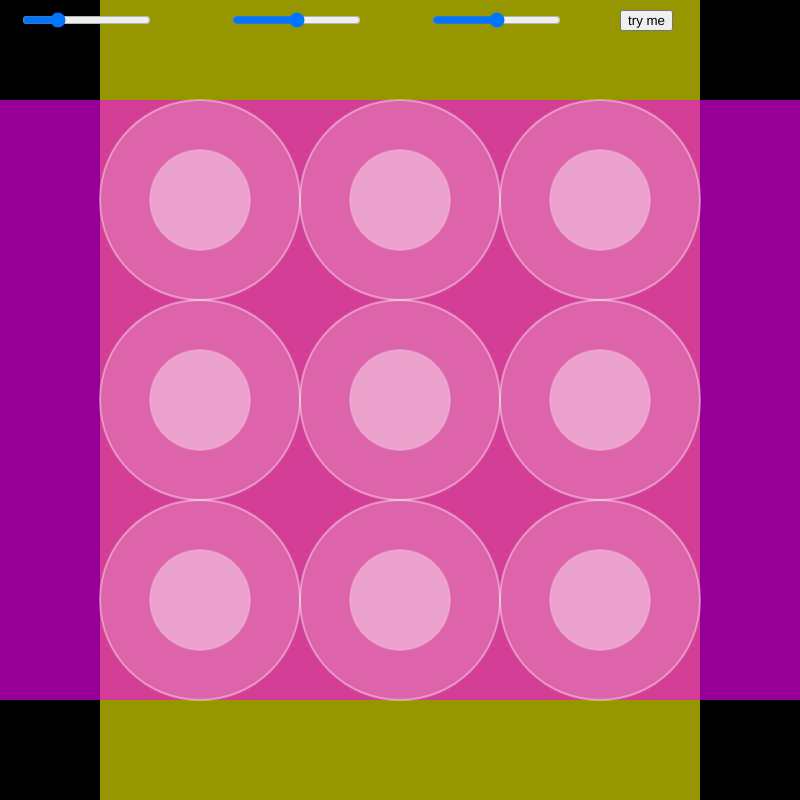
Frame 1 (no input)
Frame 60 (no input): identical to frame 1, image omitted
Frame 120 (the mouse pressed at the canvas centre since frame 60): identical to frame 1, image omitted

The p5.js sketch that drew this single still picture (run headless with seeded random() and noise() and a simulated clock; from frame 60 on, the mouse is pressed at the canvas centre):

// p5.js sketch
// ── sketch.js


let durchmesser;
let verticalstroke;
let horizontalstroke;
let winkel;
let kreis;
let imputsliderkreis;
let sliderkreismin = 0;
let outputrundmin = 0;
let sliderkreismax = 200;
let mitteX = 0;
let mitteY = 0;
let button;
let rund;




function setup() {
  createCanvas(800, 800);

  durchmesser = createSlider(0, 400, 100)
  durchmesser.position(20, 10);

  verticalstroke = createSlider(0, 400, 200)
  verticalstroke.position(230, 10);


  kreis = createSlider(0, 200, 100);
  kreis.position(430, 10);

  button = createButton('try me');
  button.position(620, 10);

  button.mousePressed(verschieben)

}


function draw() {
  background(0);


  let outputrundmax = durchmesser.value();
  inputkreis = kreis.value();
  rund = map(inputkreis, sliderkreismin, sliderkreismax, outputrundmin, outputrundmax);


  let d = durchmesser.value();
  let Vstroke = verticalstroke.value();
  let Hstroke = 400 - verticalstroke.value();



  stroke(255, 255, 0, 150);
  strokeWeight(Vstroke + mitteY)
  line(200, 0, 200, 800);
  line(400, 0, 400, 800);
  line(600, 0, 600, 800);

  stroke(255, 0, 255, 150);
  strokeWeight(Hstroke + mitteX)
  line(0, 200, 800, 200);
  line(0, 400, 800, 400);
  line(0, 600, 800, 600);




  fill(255, 50)
  strokeWeight(2)
  stroke(255, 100)
  rectMode(CENTER)

  rect(400 + mitteX, 400 + mitteY, d * 2, d * 2, rund * 2);

  rect(200 + mitteX, 200, d * 2, d * 2, rund * 2);
  rect(200, 400, d * 2, d * 2, d * 2 - rund * 2);
  rect(200, 600 + mitteY, d * 2, d * 2, rund * 2);
  rect(400, 200, d * 2, d * 2, d * 2 - rund * 2);

  rect(400, 600, d * 2, d * 2, d * 2 - rund * 2);
  rect(600, 200 + mitteY, d * 2, d * 2, rund * 2);
  rect(600, 400, d * 2, d * 2, d * 2 - rund * 2);
  rect(600 + mitteX, 600, d * 2, d * 2, rund * 2);

  fill(255, 100)
  strokeWeight(2)
  stroke(255, 50)
  rectMode(CENTER)



  rect(400 + mitteX, 400 + mitteY, d, d, d - rund);

  rect(200 + mitteX, 200, d, d, d - rund);
  rect(200, 400, d, d, rund);
  rect(200, 600 + mitteY, d, d, d - rund);
  rect(400, 200, d, d, rund);

  rect(400, 600, d, d, rund);
  rect(600, 200 + mitteY, d, d, d - rund);
  rect(600, 400, d, d, rund);
  rect(600 + mitteX, 600, d, d, d - rund);




}

function verschieben() {
  mitteX = random(-150, 150);
  mitteY = random(-150, 150);

}
